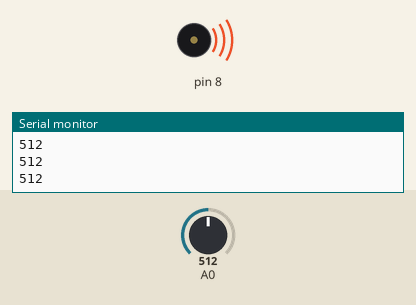
Recording of a sketch running on a simulated Arduino Uno, built with avr-gcc and run on an emulated ATmega328P. On the bench: buzzer (waves = sounding), the last lines printed to the serial monitor. Inputs (shaded band) come from the test bench; at power-on: A0 = 512.

Above: at 1.2 s.
1.3 s: A0 set to 489
At 2.1 s:
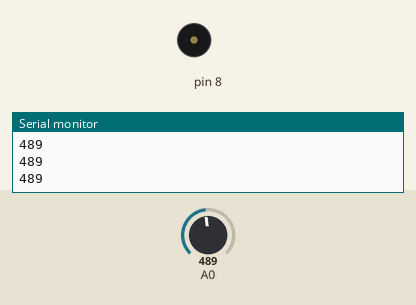
2.8 s: A0 set to 511
At 3.3 s:
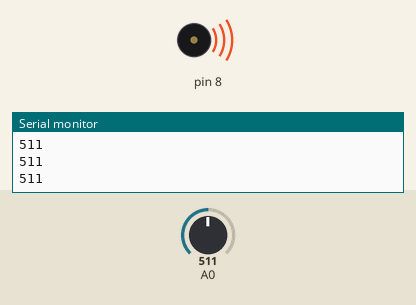
4.3 s: A0 set to 495
At 5.6 s:
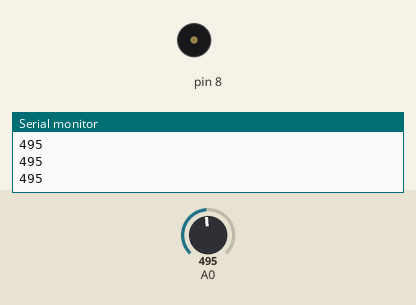
Timing chart, 0 to 7.3 s (numbered marks = the images above; inputs shaded):
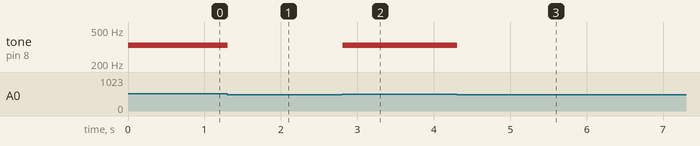

Measured:
- the behaviour switches between 505 and 504 on A0 (found by bisection; images 0 and 1)
- after the input at 1.3 s, tone on pin 8: 330 Hz → silent at once
- after the input at 2.8 s, tone on pin 8: silent → 330 Hz at once
- after the input at 4.3 s, tone on pin 8: 330 Hz → silent at once

The sketch:

keyboard.ino
```cpp
int notes[] = {262, 294, 330, 349};

void setup() {
    Serial.begin(9600);
}

void loop() {
    int keyVal = analogRead(A0);
    Serial.println(keyVal);

    if (keyVal >= 1020) {
        tone(8, notes[0]);
    } else if (keyVal >= 980 && keyVal <= 1010) {
        tone(8, notes[1]);
    } else if (keyVal >= 505 && keyVal <= 515) {
        tone(8, notes[2]);
    } else if (keyVal >= 5 && keyVal <= 15) {
        tone(8, notes[3]);
    } else {
        noTone(8);
    }
}
```
